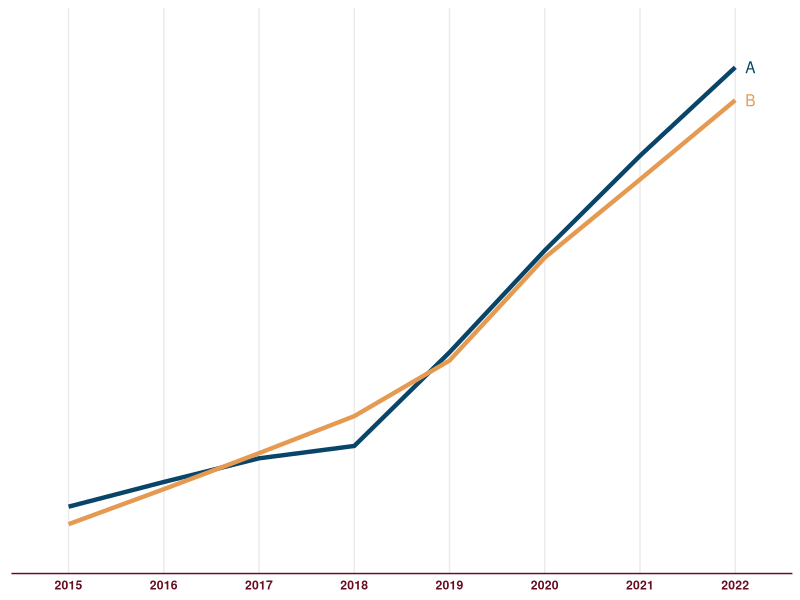

Source code (R):
## ---- chunk 1
library(tidyverse)    # untuk manupulasi, merapikan, & visualisasi data
## ---- chunk 2
set.seed(123)
df_for_cum_curve = tibble(
  var = c('A', 'A', 'A', 'A', 'A', 'A', 'A', 'A',
          'B', 'B', 'B', 'B', 'B', 'B', 'B', 'B'),
  year = c('2015', '2016', '2017', '2018',
           '2019', '2020', '2021', '2022',
           '2015', '2016', '2017', '2018',
           '2019', '2020', '2021', '2022'),
  val = c(sample(10:50, size = 4, replace = TRUE),
          sample(50:100, size = 4, replace = TRUE),
          sample(10:50, size = 4, replace = TRUE),
          sample(50:100, size = 4, replace = TRUE)))

df_for_cum_curve <- df_for_cum_curve %>%
  group_by(var) %>%
  mutate(cumulative_val = cumsum(val))
## ---- chunk 3
cumulative_curve <- df_for_cum_curve %>%
  ggplot(aes(x = year,
             y = cumulative_val,
             group = var,
             color = var)) +
  geom_line(size = 1.5) +
  geom_text(data = subset(df_for_cum_curve,year == '2022'),
            aes(label = var),
            hjust = -1) +
  scale_color_manual(values = c('#094568', '#e59a52'),
                     guide = 'none') +
  scale_y_continuous(limits = c(0, 500)) +
  theme_minimal() +
  theme(
    axis.title = element_blank(),
    axis.text.x = element_text(color = '#660d20',
                               face = 'bold'),
    axis.text.y = element_blank(),
    axis.line.x = element_line(color = '#660d20',
                               size = .5),
    axis.line.y = element_blank(),
    panel.grid.major.y = element_blank(),
    panel.grid.minor = element_blank(),
    panel.background = element_rect(fill = '#FFFFFF',
                                    color = NA),
    plot.background = element_rect(fill = '#FFFFFF',
                                   color = '#FFFFFF')
  )
## ---- chunk 4
cumulative_curve
